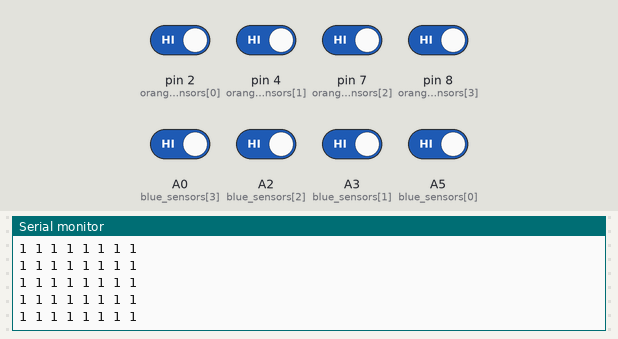
This sketch was run on a simulated Arduino Uno, built with avr-gcc and run on an emulated ATmega328P. On the bench: the last lines printed to the serial monitor. The test bench sets the inputs (shaded band); at power-on: A0 (blue_sensors[3]), A2 (blue_sensors[2]), A3 (blue_sensors[1]), A5 (blue_sensors[0]), pin 2 (orange_sensors[0]), pin 4 (orange_sensors[1]), pin 7 (orange_sensors[2]), pin 8 (orange_sensors[3]) HIGH.

Above: at 1.2 s.
1.3 s: pin 2 (orange_sensors[0]) driven LOW
At 1.8 s:
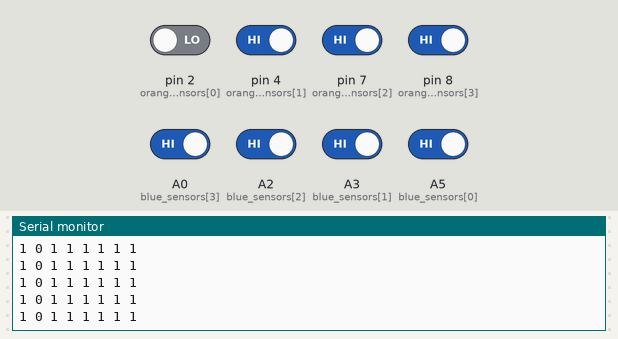
4.3 s: pin 4 (orange_sensors[1]) driven LOW
At 4.8 s:
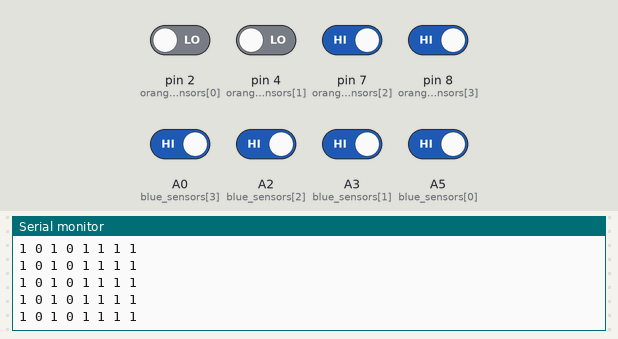
5.8 s: pin 7 (orange_sensors[2]) driven LOW
At 6.7 s:
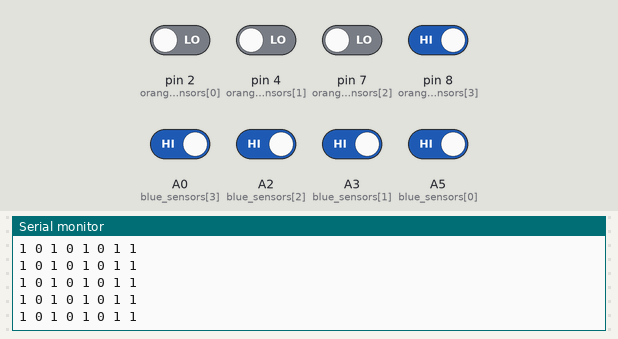
8.8 s: pin 8 (orange_sensors[3]) driven LOW
At 9.3 s:
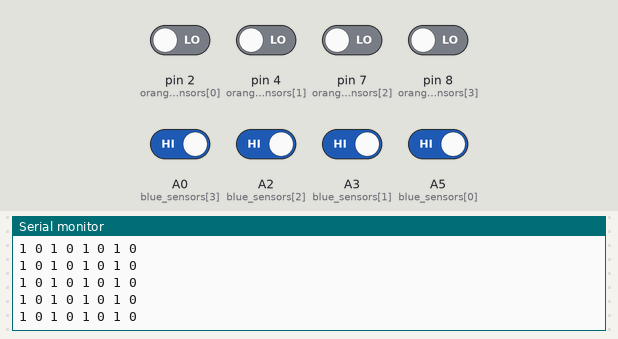
11.8 s: A0 (blue_sensors[3]) driven LOW
At 12.6 s:
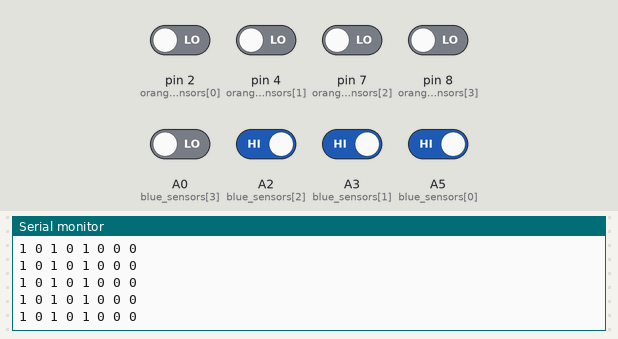
14.8 s: A2 (blue_sensors[2]) driven LOW
At 15.6 s:
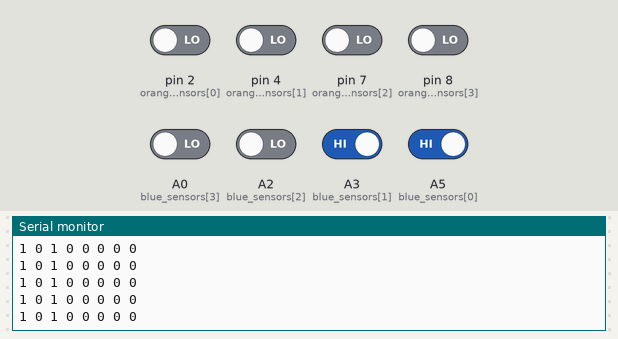

Measured:
- after the input at 1.3 s, the serial monitor: prints a new line after 0.07 s (image 1)
- after the input at 4.3 s, the serial monitor: prints a new line after 0.06 s (image 2)
- after the input at 5.8 s, the serial monitor: prints a new line after 0.06 s (image 3)
- after the input at 8.8 s, the serial monitor: prints a new line after 0.05 s (image 4)
- after the input at 11.8 s, the serial monitor: prints a new line after 0.07 s (image 5)
- after the input at 14.8 s, the serial monitor: prints a new line after 0.06 s (image 6)

The sketch:

lapuzzle_test.ino
```cpp
int blue_sensors[] = {A5, A3, A2, A0};
int orange_sensors[] = {2, 4, 7, 8};

void setup()
{
  for(int i = 0; i < 4; i++)
  {
    pinMode(blue_sensors[i], INPUT);
    pinMode(orange_sensors[i], INPUT);
    digitalWrite(blue_sensors[i], HIGH);
    digitalWrite(orange_sensors[i], HIGH);
  }

  Serial.begin(9600);
}

void loop()
{
  for(int i = 0; i < 4; i++)
  {
    Serial.print(digitalRead(blue_sensors[i]));
    Serial.print(" ");
    Serial.print(digitalRead(orange_sensors[i]));
    Serial.print(" ");
  }
  Serial.println();
}
```
